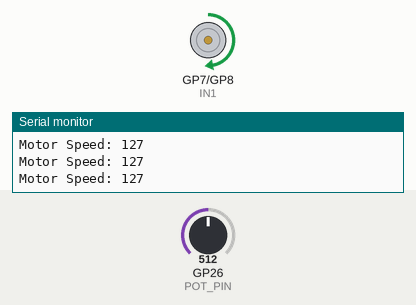
A sketch run on a simulated Raspberry Pi Pico. On the bench: motor-driver pin pairs drawn as motors (green arrow = first pin HIGH = forward, orange = second pin HIGH = backward, longer = more drive, scaled by the enable pin), the last lines printed to the serial monitor. The test bench sets the inputs (shaded band); at power-on: GP26 (POT_PIN) = 512.

Above: at 1.2 s.
1.3 s: GP26 (POT_PIN) set to 716
At 2.6 s:
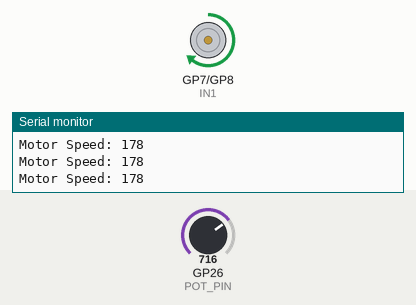
2.9 s: GP26 (POT_PIN) set to 900
At 3.9 s:
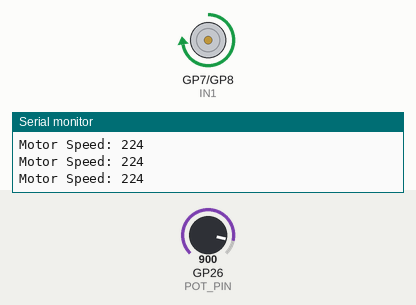
4.5 s: GP26 (POT_PIN) set to 122
At 5.0 s:
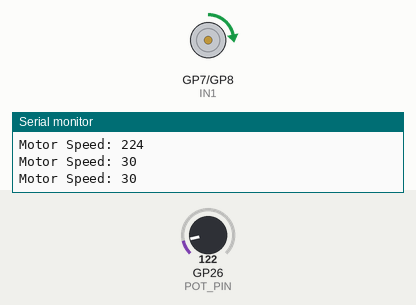
6.1 s: GP26 (POT_PIN) set to 0
At 7.4 s:
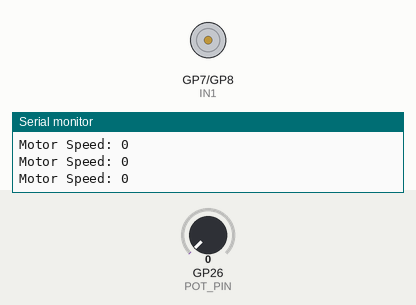
7.7 s: GP26 (POT_PIN) set to 511
At 8.7 s:
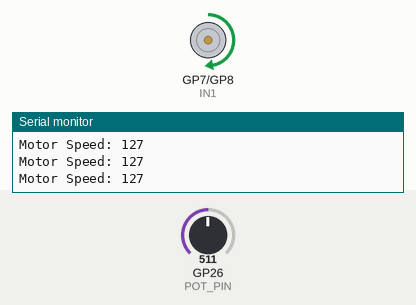
Timing chart, 0 to 10.3 s (numbered marks = the images above; inputs shaded):
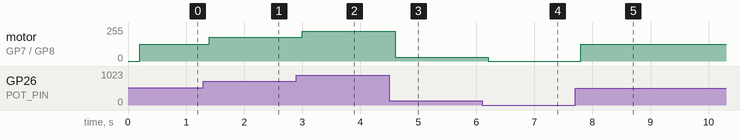

The sketch:

motor_dc_7.ino
```cpp
// snippet: motor_dc_7
// tags: motor, dc, pwm, speed, direction
// boards: avr, esp32, megaavr, nano33iot, romi32u4, rp2040
// library: none
// description: Read potentiometer on A0, map to motor speed 0–255, drive L298N pins 5/6
// prompts: potentiometer, motor, speed, 0–255, drive, l298n
// verified: compile-only
// source: kd-generated (id 7)

const int POT_PIN = A0;
const int EN = 9;   // PWM enable (ENA on L298N)
const int IN1 = 7;
const int IN2 = 8;

void setup() {
  Serial.begin(9600);
  pinMode(EN, OUTPUT); pinMode(IN1, OUTPUT); pinMode(IN2, OUTPUT);
}

void loop() {
  static unsigned long printMs = 0;
  const unsigned long PRINT_INTERVAL = 200;

  unsigned long now = millis();
  if (now - printMs >= PRINT_INTERVAL) {
    printMs = now;
    int potValue = analogRead(POT_PIN);
    int motorSpeed = map(potValue, 0, 1023, 0, 255);
    motorForward(motorSpeed);
    Serial.print("Motor Speed: "); Serial.println(motorSpeed);
  }
}

void motorForward(int speed) {
  digitalWrite(IN1, HIGH);
  digitalWrite(IN2, LOW);
  analogWrite(EN, constrain(speed, 0, 255));
}
```

Measured:
- after the input at 1.3 s, motor on GP7 (IN1) / GP8 (IN2): forward 127/255 → forward 178/255 after 0.10 s
- after the input at 2.9 s, motor on GP7 (IN1) / GP8 (IN2): forward 178/255 → forward 224/255 after 0.10 s
- after the input at 4.5 s, motor on GP7 (IN1) / GP8 (IN2): forward 224/255 → forward 30/255 after 0.10 s
- after the input at 6.1 s, motor on GP7 (IN1) / GP8 (IN2): forward 30/255 → stopped after 0.10 s
- after the input at 7.7 s, motor on GP7 (IN1) / GP8 (IN2): stopped → forward 127/255 after 0.10 s
